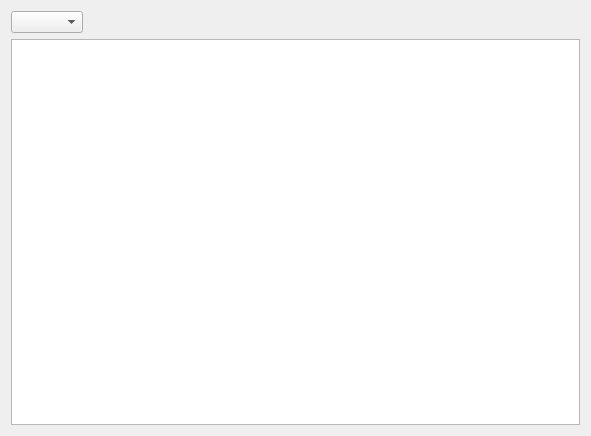
<?xml version="1.0" encoding="UTF-8"?>
<ui version="4.0">
 <class>CatalogViewForm</class>
 <widget class="QWidget" name="CatalogViewForm">
  <property name="geometry">
   <rect>
    <x>0</x>
    <y>0</y>
    <width>591</width>
    <height>436</height>
   </rect>
  </property>
  <property name="windowTitle">
   <string>Form</string>
  </property>
  <layout class="QGridLayout" name="gridLayout">
   <item row="0" column="0">
    <widget class="QComboBox" name="comboBox_Supplyer"/>
   </item>
   <item row="0" column="1">
    <spacer name="horizontalSpacer">
     <property name="orientation">
      <enum>Qt::Horizontal</enum>
     </property>
     <property name="sizeHint" stdset="0">
      <size>
       <width>40</width>
       <height>20</height>
      </size>
     </property>
    </spacer>
   </item>
   <item row="1" column="0" colspan="2">
    <widget class="QTableWidget" name="tableWidget"/>
   </item>
  </layout>
 </widget>
 <resources/>
 <connections/>
</ui>
